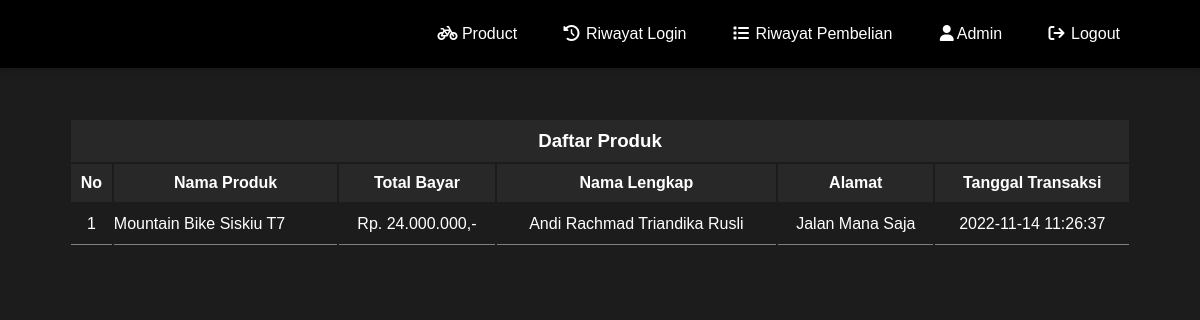
Screenshot of /historyProduct.php (signed in) with the database file from the repository.
### tables this page shows
CREATE TABLE `pembelian` (
  `id_pembelian` int(11) NOT NULL,
  `nama_produk` varchar(255) NOT NULL,
  `total_bayar` int(255) NOT NULL,
  `nama_lengkap` varchar(255) NOT NULL,
  `email_pembeli` varchar(255) NOT NULL,
  `alamat_pembeli` varchar(255) NOT NULL,
  `nomor_cc` int(255) NOT NULL,
  `tanggal_transaksi` datetime NOT NULL
);

### historyProduct.php (the view, shortened to what this page needs)
<!DOCTYPE html>
<html lang="en">
<head>
    <link rel="stylesheet" href="css/landing.css">
    <link rel="stylesheet" href="https://cdnjs.cloudflare.com/ajax/libs/font-awesome/6.2.0/css/all.min.css"
 />
    <link rel="stylesheet" href="https://cdn.jsdelivr.net/npm/bootstrap-icons@1.3.0/font/bootstrap-icons.css" />
</head>
<body>
<header>
        <div class="container">
            <ul class="navbar">
                <li><a href="admin.php"><i class="fa fa-fw fa-bicycle"></i> Product</a></li>
                <li><a href="historyUser.php"><i class="fa fa-fw fa-history"></i> Riwayat Login</a></li>
                <li><a href="historyProduct.php"><i class="fa fa-fw fa-list"></i> Riwayat Pembelian</a></li>
                <li><a href="#"><i class="fa fa-fw fa-user"></i>Admin</a></li>
                <li><a href="logout.php"><i class="fa fa-fw fa-sign-out"></i> Logout</a></li>
            </ul>
        </div>
    </header>
    <div class="list-table center" style="overflow-x: auto;">
        <table>
            <thead>
                <tr>
                    <th colspan="6" class="thead">
                        <h3 class="center">Daftar Produk</h3>
                    </th>
                </tr>
                <tr>
                    <th>No</th>
                    <th nowrap>Nama Produk</th>
                    <th>Total Bayar</th>
                    <th>Nama Lengkap</th>
                    <th>Alamat</th>
                    <th>Tanggal Transaksi</th>
                </tr>
            </thead>
            <tbody>
                <?php
                require "connect.php";
                $query = mysqli_query($db,"SELECT * FROM pembelian");
                $i = 1;
                while($row = mysqli_fetch_assoc($query)){
                ?>
                <tr>
                    <td style="text-align: center;"><?= $i ?></td>
                    <td nowrap><?=$row['nama_produk']?></td>
                    <td style="text-align: center;">Rp. <?=number_format($row['total_bayar'],0,",",".")?>,-</td>
                    <td style="text-align: center;"><?=$row['nama_lengkap']?></td>
                    <td style="text-align: center;"><?=$row['alamat_pembeli']?></td>
                    <td style="text-align: center;"><?=$row['tanggal_transaksi']?></td>
                </tr>
                <?php
                 $i++;
                }
                ?>
            </tbody>
        </table>
    </div>
</body>
</html>

### css/landing.css (style rules this page uses)
* { margin: 0; padding: 0; font-family: sans-serif; color: white; }
body { background-color: #1d1c1c; }
thead tr { background-color: #292828; color: black; }
th { padding: 10px 5px; }
td { height: 40px; border-bottom: 1px solid grey; }
table { width: 90%; }
.container { width: 90%; margin: 0 auto; margin-bottom: 50px; }
.container:after { content: ""; display: block; clear: both; }
header { background-color: black; box-shadow: rgba(0, 0, 0, 0.1) 0px 4px 6px -1px, rgba(0, 0, 0, 0.06) 0px 2px 4px -1px; }
header ul { float: right; }
header ul li { display: inline-block; }
header ul li a { padding: 25px 20px; display: inline-block; text-decoration: none; font-family: sans-serif; }
.list-table { margin: 0 10px; display: flex; flex-direction: column; }
.center { display: flex; justify-content: center; align-items: center; }

### rows the page displays
pembelian: nama_produk "Mountain Bike Siskiu T7", total_bayar "24.000.000", nama_lengkap "Andi Rachmad Triandika Rusli", alamat_pembeli "Jalan Mana Saja", tanggal_transaksi "2022-11-14 11:26:37"
